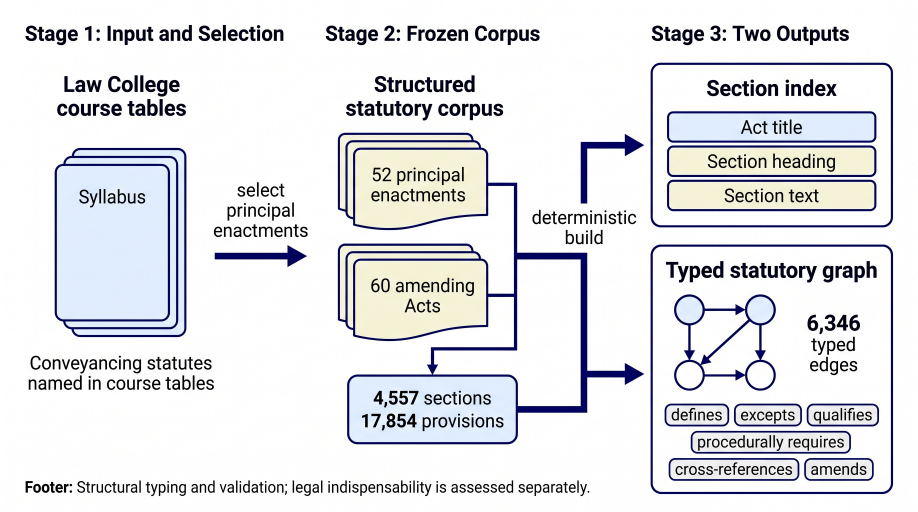
#> input picture research-paper/figures/syllabus-guided-corpus-paperbanana.png, 2752 x 1536 px (shown at 1/3 size)
$ python prepare_paperbanana_corpus.py
#> lines starting #> are read from the running program, lines starting #| are printed output that depends on the picture
"""Trim redundant AI-added headings from the PaperBanana corpus figure.

The source image remains intact. The factual note removed here is placed in
the LaTeX caption, where it stays editable and accessible.
"""

from pathlib import Path

from PIL import Image, ImageDraw


HERE = Path(__file__).resolve().parent
SOURCE = HERE / "syllabus-guided-corpus-paperbanana.png"
OUTPUT = HERE / "syllabus-guided-corpus-paper-ready.png"

image = Image.open(SOURCE).convert("RGB")
#> image is the input picture: PIL image 2752x1536 RGB; mean R, G, B 226.7, 227.7, 231.4
if image.size != (2752, 1536):
    raise ValueError(f"PaperBanana source dimensions changed: {image.size}")

# The generated footer has an unwanted literal "Footer:" prefix. Its full
# sentence belongs in the paper caption rather than in the graphic.
ImageDraw.Draw(image).rectangle((0, 1370, 1875, 1535), fill="white")

# Remove the redundant Stage 1/2/3 headings without touching the actual boxes.
image = image.crop((0, 155, 2752, 1510))
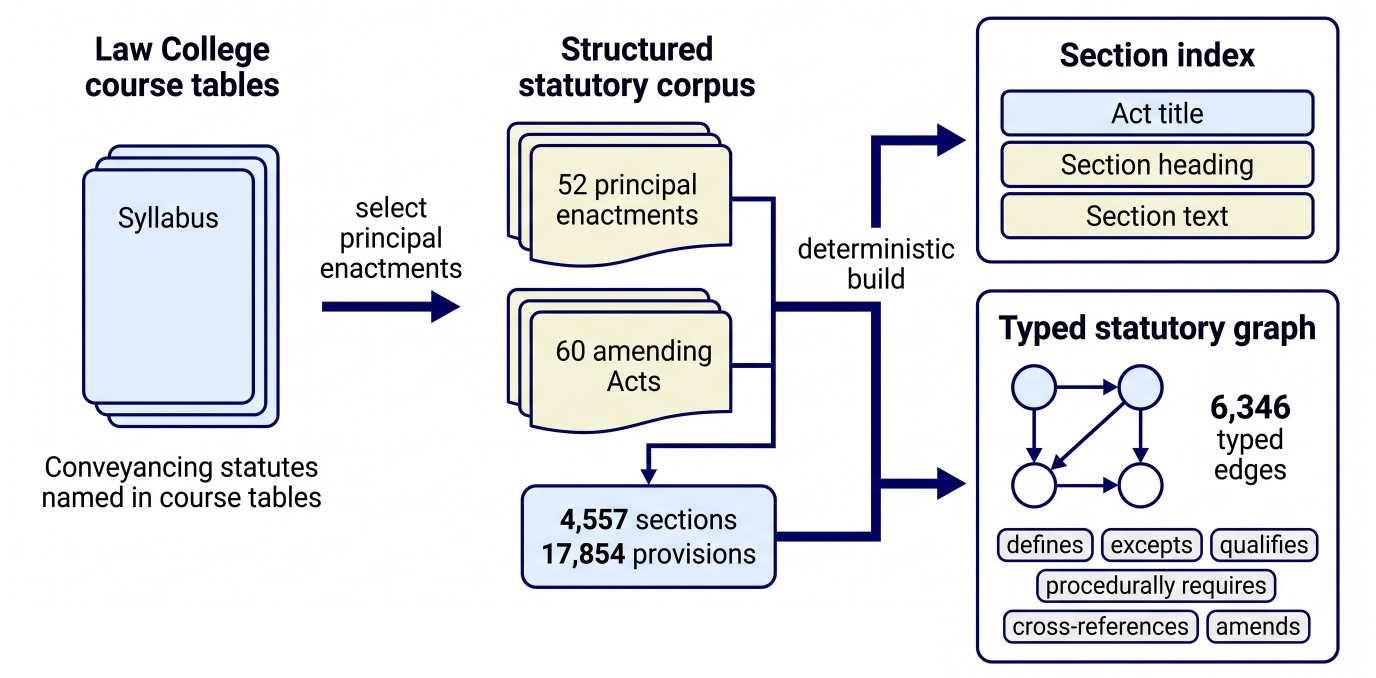
#> image: PIL image 2752x1355 RGB (shown at 1/2 size); mean R, G, B 227, 228.1, 232.1
image.save(OUTPUT, optimize=True)
print(f"Saved {OUTPUT} ({image.width} x {image.height})")
#| Saved research-paper/figures/syllabus-guided-corpus-paper-ready.png (2752 x 1355)
